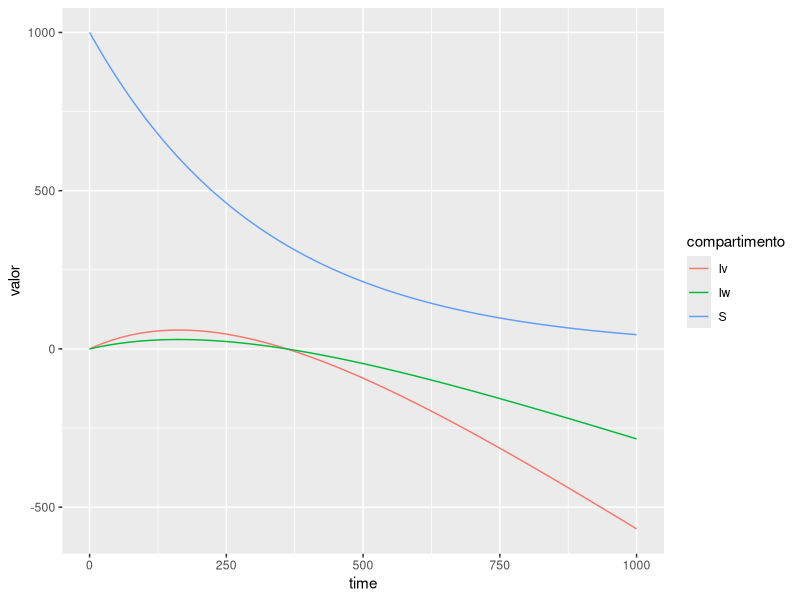

R code for this plot:
###################################################################################
#                    modelagem matematica lobisomem vampiro humanos               #
###################################################################################


# Formulacao com fracoes (proporcoes) 

# Carregando pacotes ----
library(deSolve)
library(tidyverse)
library(reshape2)

# Parametros ----

# Taxas por ano 

natalidade <- 0.000001 #taxa matalidade mundial 2015
Motalidade.Hum <- 0.0001 #taxa de mortalidade
beta.vamp <- 0.001 #taxa de infecao vampiros
beta.lobi <- 0.001 #taxa de infecao lobisomn
prev.vamp <- 0.0001 # taxa de prevencao que um humano vire vamp porque se suicida ou le disparam 
prev.lobi <- 0.0001 #taxa de prevencao que um humano vire lobi porque se suicida ou le disparam 
# gamma.vamp  <- 0#365/21 # periodo de latencia para virar vampiro 3 sem
# gamma.lobi <- 0 #365/21 # periodo de latencia lobi 3 sem 
letha.homen.mata.vampiro <- 0.1 # taxa de humonaos que matam vampiros 
letha.lobi.mata.vampiro <- 0.5 #taxa de lobi que matam vampiros 
letha.homenm.mata.lobi <- 0.5 # taxa de humonaos que matam lobi
letha.vampi.mata.lobi <- 0 # taxa de vampiro que matam lobi
mortalidade.lobi <- 0.1 # taxa de morte natural dos lobi

# o desolve precisa um conjunto de parametrros pra souber o nome da equacao 

par.SVW <- c(
  natalidade = natalidade,
  Motalidade.Hum = Motalidade.Hum,
  beta.vamp = beta.vamp,
  beta.lobi = beta.lobi,
  prev.vamp = prev.vamp,
  prev.lobi = prev.lobi, 
  # gamma.vamp =  gamma.vamp,
  # gamma.lobi = gamma.lobi,
  letha.homen.mata.vampiro = letha.homen.mata.vampiro,
  letha.lobi.mata.vampiro = letha.lobi.mata.vampiro,
  letha.homenm.mata.lobi = letha.homenm.mata.lobi,
  letha.vampi.mata.lobi = letha.vampi.mata.lobi,
  mortalidade.lobi = mortalidade.lobi
)

# Calculando R0 ----
#
# R0 <- beta.vamp/(gamma.vamp)
# R0 

# Variaveis e condicao inicial ----

S  <- 1000
Iv <- 0
Iw <- 0
V <- 2
W <- 1



# state.SIR <- c(s=0.9999,i=0.0001,r=0)

state.SVW <- c(S = S, Iv = Iv,Iw = Iw)



# Tempo de simulacao ----
# Varie o tempo de simulacao: 20, 100
tsim <- 1000
Dt <- 1

# Funcao para o modelo SIR ----
# Termo de transmissao frequencia dependente 
SIRS <- function(t,state,parameters){
  with(as.list(c(state,parameters)),{
    
    # # rate of change
    
    ds <- natalidade*S - Motalidade.Hum*S - beta.vamp *S*V -beta.lobi*S*W
    
    dIv <- beta.vamp*S*V - prev.vamp* Iv - letha.lobi.mata.vampiro*V - letha.homen.mata.vampiro*V 
    
    
    dIw <- beta.lobi*S*W - prev.lobi*Iw - letha.vampi.mata.lobi*W - letha.homenm.mata.lobi*W - mortalidade.lobi*W 
    
    # return the output of the model
    return(list(c(ds, dIv, dIw)))
    
  })
}

tempos <- seq(from=0,to=tsim,by=Dt)

# modSIRS <- ode(y = state.SIR, times = tempos, func = SIRS, parms = par.SIRS, method = "ode45")
modSIRS <- ode(y = state.SVW, times = tempos, func = SIRS, parms = par.SVW, method = "ode45")


modSIRS <- as.data.frame(modSIRS)

# modSIRS %>%
#   gather(key = 'compartimento', value = 'valor', -time)%>%
#   ggplot(aes(x= time, y = valor))+
#   geom_line()+
#   facet_wrap('compartimento', scales = 'fixed')




modSIRS %>%
  gather(key = 'compartimento', value = 'valor', -time)  %>% 
  ggplot( )+
  geom_line(aes(x= time, y = valor, colour= compartimento))
